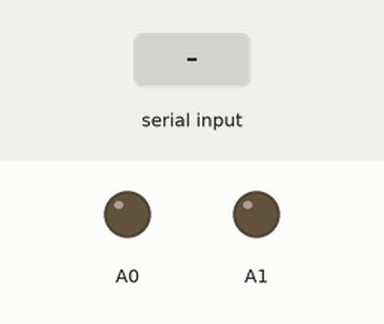
Recording of a sketch running on a simulated Arduino Uno, built with avr-gcc and run on an emulated ATmega328P. On the bench: output pins drawn as LEDs (lit = HIGH). The inputs (shaded band) are chosen by the test bench.

Above: at 1.2 s.
1.3 s: "1" received over Serial
At 2.0 s:
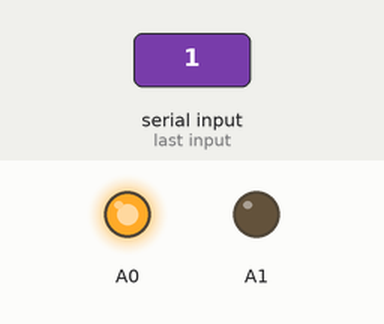
2.8 s: "0" received over Serial
At 3.1 s:
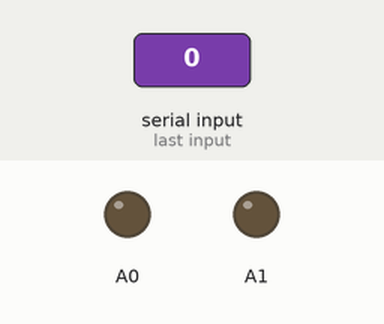
Timing chart, 0 to 5.8 s (numbered marks = the images above; inputs shaded):
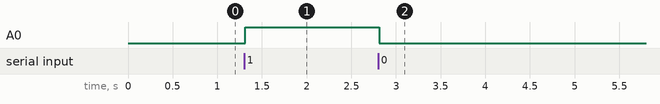

The sketch:

ArduinoUNO.ino
```cpp
#include <SoftwareSerial.h>
SoftwareSerial s(A2,A3);

void setup() {
  Serial.begin(9600);
  s.begin(9600);
  pinMode(A0, OUTPUT);
  pinMode(A1, OUTPUT);

  s.println("Begin");
}

void loop() {
  if(Serial.available())
  {
    char val = Serial.read();
    /*
    Serial.print("Received: ");
    Serial.println(val);
    */
    s.print("Received: ");
    s.println(val);
    if (val == '0')
    {
      digitalWrite(A0, LOW);
    }
    if (val == '1')
    {
      digitalWrite(A0, HIGH);
    }
  }
}
```

Measured:
- after the input at 1.3 s, A0: LOW → HIGH at once
- after the input at 2.8 s, A0: HIGH → LOW at once
